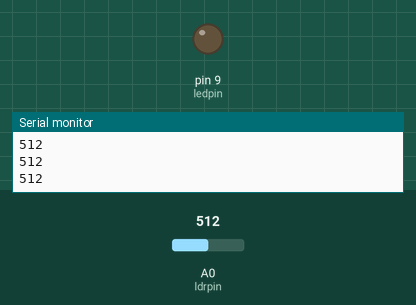
Recording of a sketch running on a simulated Arduino Uno, built with avr-gcc and run on an emulated ATmega328P. On the bench: output pins drawn as LEDs (lit = HIGH), the last lines printed to the serial monitor. The test bench sets the inputs (shaded band); at power-on: A0 (ldrpin) = 512.

Above: at 1.3 s.
1.4 s: A0 (ldrpin) set to 483
At 2.2 s:
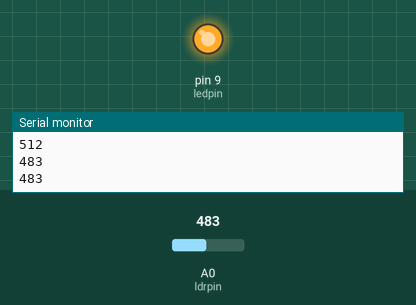
3.0 s: A0 (ldrpin) set to 510
At 3.4 s:
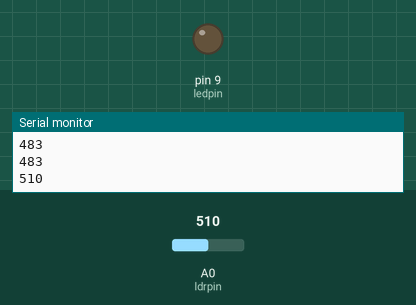
4.5 s: A0 (ldrpin) set to 490
At 5.7 s:
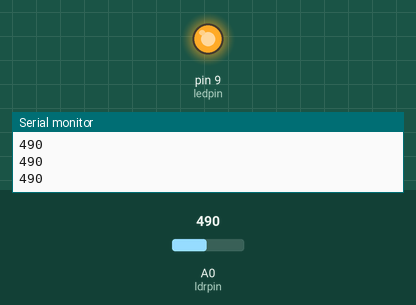
Timing chart, 0 to 7.5 s (numbered marks = the images above; inputs shaded):
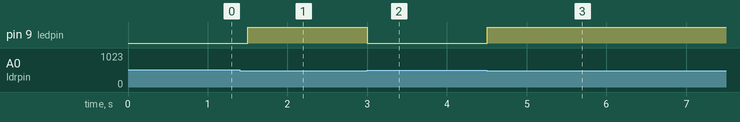

The sketch:

lighting_system.ino
```cpp
int ldrpin = A0 ; // LDR connected to analog pin A0
int ledpin = 9; // LED connected to digital pin 9
int lightthreshold = 500; // Adjust based on ambient conditions


void setup() {
    pinMode(ledpin,OUTPUT);
    Serial.begin(9600);

}

void loop() {
    int ldr_value = analogRead(ldrpin);
    Serial.println(ldr_value);
    if(ldr_value< lightthreshold){
        digitalWrite(ledpin,HIGH); // Turn on light
    }
    else {
        digitalWrite(ledpin, LOW); // Turn off light
    }
  delay(500);
}
```

Measured:
- the behaviour switches between 500 and 499 on A0 (ldrpin) (found by bisection; images 0 and 1)
- after the input at 1.4 s, pin 9 (ledpin): LOW → HIGH after 0.10 s
- after the input at 3.0 s, pin 9 (ledpin): HIGH → LOW at once
- after the input at 4.5 s, pin 9 (ledpin): LOW → HIGH at once
